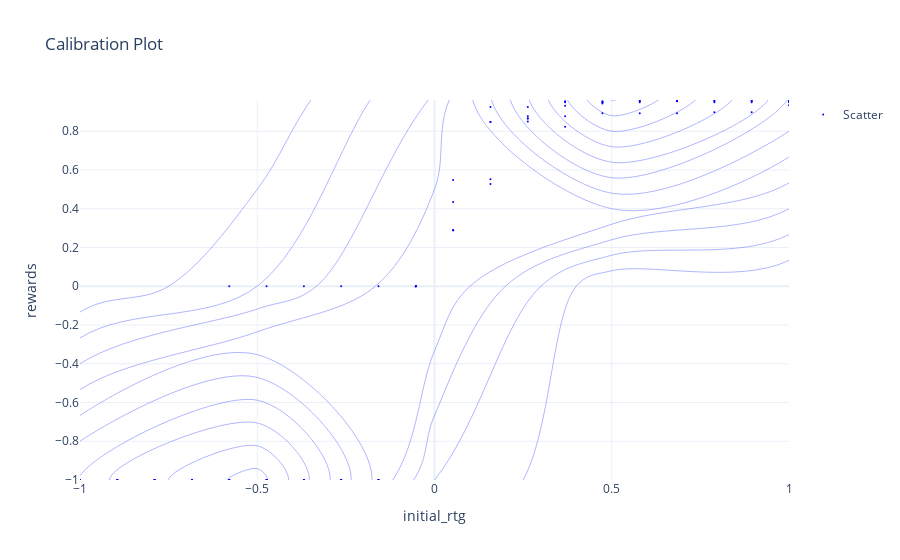

Here is the notebook cell this chart was saved with:
### Code cell
# make a ridgeline plot with reward over initial rtg
import plotly.express as px
import pandas as pd
import numpy as np
import plotly.graph_objects as go

df = pd.DataFrame(statistics)
df_expanded = df.explode("rewards")
# color contours by density
fig = px.density_contour(df_expanded, x="initial_rtg", y="rewards", title="Calibration Plot",
    template="plotly_white")

# add scatter
fig.add_trace(
    go.Scatter(
        x=df_expanded.initial_rtg,
        y=df_expanded.rewards,
        mode="markers",
        name="Scatter",
        marker=dict(color="blue", size=2)
    )
)
# update x range and y range
fig.update_xaxes(range=[df_expanded.initial_rtg.min(), df_expanded.initial_rtg.max()])
fig.update_yaxes(range=[df_expanded.rewards.min(), df_expanded.rewards.max()])
fig.show()
